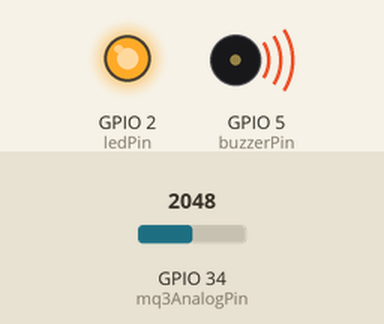
A sketch run on a simulated ESP32. Parts: output pins drawn as LEDs (lit = HIGH), buzzer (waves = sounding). The inputs (shaded band) are chosen by the test bench; at power-on: GPIO 34 (mq3AnalogPin) = 2048. WiFi joins after 1.5 s; servers stay silent unless stated; uploads are accepted with an empty reply; the local clock reads 2024-03-15 10:24:30 at power-on unless the sketch sets it; what the sketch prints to the serial monitor is not drawn.

Above: at 4.1 s.
4.2 s: GPIO 34 (mq3AnalogPin) set to 1571
6.0 s: GPIO 34 (mq3AnalogPin) set to 1474
At 7.7 s:
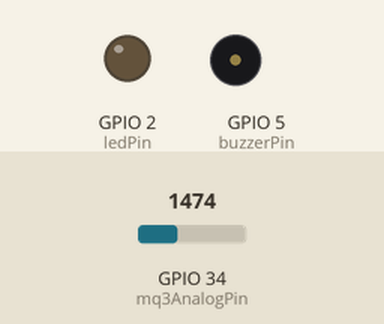
8.4 s: GPIO 34 (mq3AnalogPin) set to 1540
At 10.2 s:
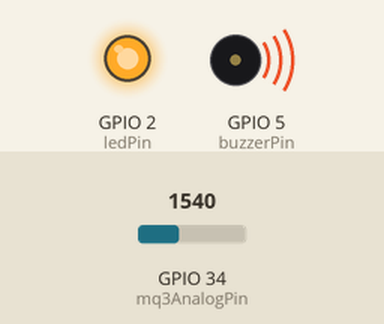
10.5 s: GPIO 34 (mq3AnalogPin) set to 1460
At 12.2 s:
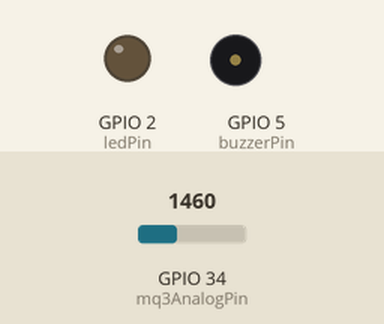
Timing chart, 0 to 13.6 s (numbered marks = the images above; inputs shaded):
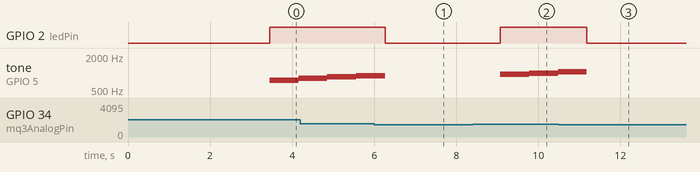

Measured:
- the behaviour switches between 1501 and 1500 on GPIO 34 (mq3AnalogPin) (found by bisection; images 0 and 1)
- after the input at 6.0 s, GPIO 2 (ledPin): HIGH → LOW after 0.26 s
- after the input at 8.4 s, GPIO 2 (ledPin): LOW → HIGH after 0.68 s; tone on GPIO 5 (buzzerPin): silent → 950 Hz after 0.68 s, → 1000 Hz 0.70 s later, → 1050 Hz 0.70 s later
- after the input at 10.5 s, GPIO 2 (ledPin): HIGH → LOW after 0.68 s

The sketch:

HelmetToWebApplication_FINAL.ino
```cpp
#include <WiFi.h>
#include <HTTPClient.h>
#include <ArduinoJson.h>
#include <time.h>

// ═══════════════════════════════════════════════════════════════════════════
// VigiLERT Helmet Module - FINAL PRODUCTION VERSION
// ═══════════════════════════════════════════════════════════════════════════
// ✅ Synchronized with Dashboard.vue
// ✅ Fast updates (1s heartbeat, 500ms alcohol)
// ✅ Correct Firebase paths
// ═══════════════════════════════════════════════════════════════════════════

// WiFi Configuration
const char* ssid = "DPWH";
const char* password = "123456789000";

// Firebase Configuration
const String firebaseHost = "https://vigilance-shield-default-rtdb.firebaseio.com";
const String userUID = "DMIARybyNHVhzwAmrx2QQjdpSb13";
const String firebaseAuth = "";

// Hardware Pins
const int mq3AnalogPin = 34;
const int ledPin = 2;
const int buzzerPin = 5;

// Sensor Configuration
const int alcoholThreshold = 1500;

// Update Intervals
unsigned long lastHeartbeat = 0;
const long heartbeatInterval = 1000;  // 1 second

unsigned long lastAlcoholUpdate = 0;
const long alcoholUpdateInterval = 500;  // 500ms

void setup() {
  pinMode(mq3AnalogPin, INPUT);
  pinMode(ledPin, OUTPUT);
  pinMode(buzzerPin, OUTPUT);

  digitalWrite(ledPin, LOW);
  noTone(buzzerPin);

  Serial.begin(115200);
  delay(1000);

  Serial.println("\n╔════════════════════════════════════════╗");
  Serial.println("║   HELMET MODULE - FINAL VERSION        ║");
  Serial.println("╠════════════════════════════════════════╣");
  Serial.println("║ ⚡ 1s heartbeat                        ║");
  Serial.println("║ ⚡ 500ms alcohol updates               ║");
  Serial.println("║ ✅ Dashboard synchronized              ║");
  Serial.println("╚════════════════════════════════════════╝\n");

  connectToWiFi();

  // Send initial heartbeat
  sendHelmetHeartbeat(true);
  lastHeartbeat = millis();

  // Send initial alcohol reading
  int alcoholValue = analogRead(mq3AnalogPin);
  bool alcoholDetected = alcoholValue > alcoholThreshold;
  sendAlcoholToFirebase(alcoholValue, alcoholDetected);
  lastAlcoholUpdate = millis();
}

void loop() {
  if (WiFi.status() != WL_CONNECTED) connectToWiFi();

  // Send heartbeat every 1 second
  if (millis() - lastHeartbeat >= heartbeatInterval) {
    sendHelmetHeartbeat(true);
    lastHeartbeat = millis();
  }

  // Update alcohol every 500ms
  if (millis() - lastAlcoholUpdate >= alcoholUpdateInterval) {
    int alcoholValue = analogRead(mq3AnalogPin);
    bool alcoholDetected = alcoholValue > alcoholThreshold;

    Serial.printf("[ALCOHOL] Value: %d | Threshold: %d | Status: %s\n",
                  alcoholValue, alcoholThreshold,
                  alcoholDetected ? "DANGER ⚠️" : "SAFE ✓");

    // Update LED and Buzzer
    digitalWrite(ledPin, alcoholDetected ? HIGH : LOW);

    if (alcoholDetected) {
      playBeepAlert();
    } else {
      noTone(buzzerPin);
    }

    // Send to Firebase
    sendAlcoholToFirebase(alcoholValue, alcoholDetected);
    lastAlcoholUpdate = millis();
  }

  delay(50);
}

void connectToWiFi() {
  WiFi.begin(ssid, password);
  Serial.print("[WIFI] Connecting");

  int attempts = 0;
  while (WiFi.status() != WL_CONNECTED && attempts < 20) {
    delay(500);
    Serial.print(".");
    attempts++;
  }

  if (WiFi.status() == WL_CONNECTED) {
    Serial.println("\n[WIFI] ✓ Connected!");
    Serial.printf("[WIFI] IP: %s\n", WiFi.localIP().toString().c_str());
    configTime(0, 0, "pool.ntp.org", "time.google.com");
    Serial.println("[TIME] ✓ NTP clock sync initialized");
  } else {
    Serial.println("\n[WIFI] ✗ Failed!");
  }
}

static uint64_t lastSyncedEpoch = 0;
static unsigned long lastSyncedMillis = 0;

uint64_t getEpochTimestamp() {
  time_t now;
  struct tm timeinfo;
  if (getLocalTime(&timeinfo, 50)) {
    time(&now);
    lastSyncedEpoch = ((uint64_t)now) * 1000ULL;
    lastSyncedMillis = millis();
    return lastSyncedEpoch + (millis() % 1000);
  }
  if (lastSyncedEpoch > 0) {
    return lastSyncedEpoch + (millis() - lastSyncedMillis);
  }
  return 0;
}

void sendHelmetHeartbeat(bool isActive) {
  if (WiFi.status() != WL_CONNECTED) return;

  uint64_t timestamp = getEpochTimestamp();

  StaticJsonDocument<128> doc;
  doc["status"] = isActive ? "On" : "Off";
  doc["lastHeartbeat"] = timestamp;
  doc["timestamp"] = timestamp;

  String payload;
  serializeJson(doc, payload);

  HTTPClient http;
  http.setTimeout(2000);
  String url = firebaseHost + "/helmet_public/" + userUID + "/devices/helmet.json?auth=" + firebaseAuth;
  http.begin(url);
  http.addHeader("Content-Type", "application/json");

  int code = http.PUT(payload);

  if (code == HTTP_CODE_OK) {
    Serial.printf("[HEARTBEAT] ✓ Sent (timestamp: %llu)\n", timestamp);
  } else {
    Serial.printf("[HEARTBEAT] ✗ Failed: HTTP %d\n", code);
  }

  http.end();
}

void sendAlcoholToFirebase(int alcoholVal, bool alcoholStatus) {
  if (WiFi.status() != WL_CONNECTED) return;

  uint64_t timestamp = getEpochTimestamp();
  String statusText = alcoholStatus ? "Danger" : "Safe";

  // Main path - Dashboard reads from here
  StaticJsonDocument<128> doc;
  doc["sensorValue"] = alcoholVal;
  doc["status"] = statusText;
  doc["timestamp"] = timestamp;
  doc["detected"] = alcoholStatus;

  String payload;
  serializeJson(doc, payload);

  HTTPClient http;
  http.setTimeout(1500);
  String url = firebaseHost + "/helmet_public/" + userUID + "/alcohol/status.json?auth=" + firebaseAuth;
  http.begin(url);
  http.addHeader("Content-Type", "application/json");

  int code = http.PUT(payload);

  if (code == HTTP_CODE_OK) {
    Serial.printf("[ALCOHOL] ✓ Firebase updated\n");
  } else {
    Serial.printf("[ALCOHOL] ✗ Firebase failed: HTTP %d\n", code);
  }

  http.end();
}

void playBeepAlert() {
  static unsigned long lastSirenStep = 0;
  static int sirenFreq = 700;
  static int sirenDir = 1;
  const int minFreq = 700;
  const int maxFreq = 1750;
  const int stepHz = 50;
  const unsigned long stepMs = 12;

  unsigned long now = millis();
  if (now - lastSirenStep >= stepMs) {
    lastSirenStep = now;
    sirenFreq += sirenDir * stepHz;
    if (sirenFreq >= maxFreq) {
      sirenFreq = maxFreq;
      sirenDir = -1;
    } else if (sirenFreq <= minFreq) {
      sirenFreq = minFreq;
      sirenDir = 1;
      noTone(buzzerPin);
      return;
    }
    tone(buzzerPin, sirenFreq);
  }
}
```
